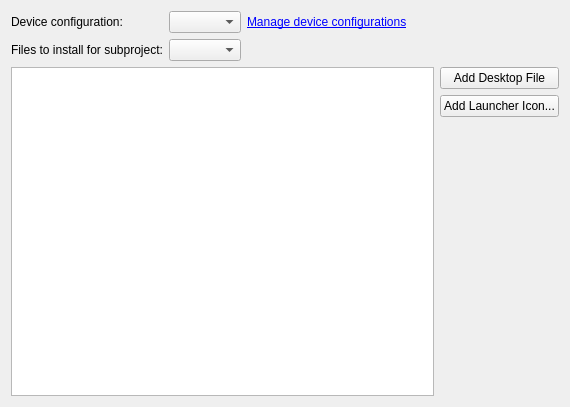
<?xml version="1.0" encoding="UTF-8"?>
<ui version="4.0">
 <class>MaemoDeployConfigurationWidget</class>
 <widget class="QWidget" name="MaemoDeployConfigurationWidget">
  <property name="geometry">
   <rect>
    <x>0</x>
    <y>0</y>
    <width>570</width>
    <height>407</height>
   </rect>
  </property>
  <property name="windowTitle">
   <string>Form</string>
  </property>
  <layout class="QVBoxLayout" name="verticalLayout_2">
   <item>
    <layout class="QFormLayout" name="formLayout">
     <item row="0" column="0">
      <widget class="QLabel" name="label">
       <property name="text">
        <string>Device configuration:</string>
       </property>
      </widget>
     </item>
     <item row="0" column="1">
      <layout class="QHBoxLayout" name="horizontalLayout_2">
       <item>
        <widget class="QComboBox" name="deviceConfigsComboBox"/>
       </item>
       <item>
        <widget class="QLabel" name="manageDevConfsLabel">
         <property name="text">
          <string>&lt;a href=&quot;irrelevant&quot;&gt;Manage device configurations&lt;/a&gt;</string>
         </property>
        </widget>
       </item>
       <item>
        <spacer name="horizontalSpacer">
         <property name="orientation">
          <enum>Qt::Horizontal</enum>
         </property>
         <property name="sizeHint" stdset="0">
          <size>
           <width>40</width>
           <height>20</height>
          </size>
         </property>
        </spacer>
       </item>
      </layout>
     </item>
     <item row="1" column="0">
      <widget class="QLabel" name="installLabel">
       <property name="toolTip">
        <string>These show the INSTALLS settings from the project file(s).</string>
       </property>
       <property name="text">
        <string>Files to install for subproject:</string>
       </property>
      </widget>
     </item>
     <item row="1" column="1">
      <layout class="QHBoxLayout" name="horizontalLayout">
       <item>
        <widget class="QComboBox" name="projectsComboBox">
         <property name="sizeAdjustPolicy">
          <enum>QComboBox::AdjustToContents</enum>
         </property>
        </widget>
       </item>
       <item>
        <spacer name="horizontalSpacer_2">
         <property name="orientation">
          <enum>Qt::Horizontal</enum>
         </property>
         <property name="sizeHint" stdset="0">
          <size>
           <width>40</width>
           <height>20</height>
          </size>
         </property>
        </spacer>
       </item>
      </layout>
     </item>
    </layout>
   </item>
   <item>
    <layout class="QHBoxLayout" name="horizontalLayout_4">
     <item>
      <widget class="QTableView" name="tableView">
       <property name="minimumSize">
        <size>
         <width>0</width>
         <height>150</height>
        </size>
       </property>
       <property name="toolTip">
        <string>Edit the project file to add or remove entries.</string>
       </property>
       <property name="textElideMode">
        <enum>Qt::ElideMiddle</enum>
       </property>
       <property name="horizontalScrollMode">
        <enum>QAbstractItemView::ScrollPerPixel</enum>
       </property>
       <property name="showGrid">
        <bool>false</bool>
       </property>
       <property name="wordWrap">
        <bool>false</bool>
       </property>
       <attribute name="horizontalHeaderDefaultSectionSize">
        <number>400</number>
       </attribute>
       <attribute name="horizontalHeaderHighlightSections">
        <bool>false</bool>
       </attribute>
       <attribute name="horizontalHeaderMinimumSectionSize">
        <number>100</number>
       </attribute>
       <attribute name="horizontalHeaderStretchLastSection">
        <bool>true</bool>
       </attribute>
       <attribute name="verticalHeaderVisible">
        <bool>false</bool>
       </attribute>
      </widget>
     </item>
     <item>
      <layout class="QVBoxLayout" name="verticalLayout">
       <item>
        <widget class="QPushButton" name="addDesktopFileButton">
         <property name="text">
          <string>Add Desktop File</string>
         </property>
        </widget>
       </item>
       <item>
        <widget class="QPushButton" name="addIconButton">
         <property name="text">
          <string>Add Launcher Icon...</string>
         </property>
        </widget>
       </item>
       <item>
        <spacer name="verticalSpacer">
         <property name="orientation">
          <enum>Qt::Vertical</enum>
         </property>
         <property name="sizeHint" stdset="0">
          <size>
           <width>20</width>
           <height>40</height>
          </size>
         </property>
        </spacer>
       </item>
      </layout>
     </item>
    </layout>
   </item>
  </layout>
 </widget>
 <resources/>
 <connections/>
</ui>
